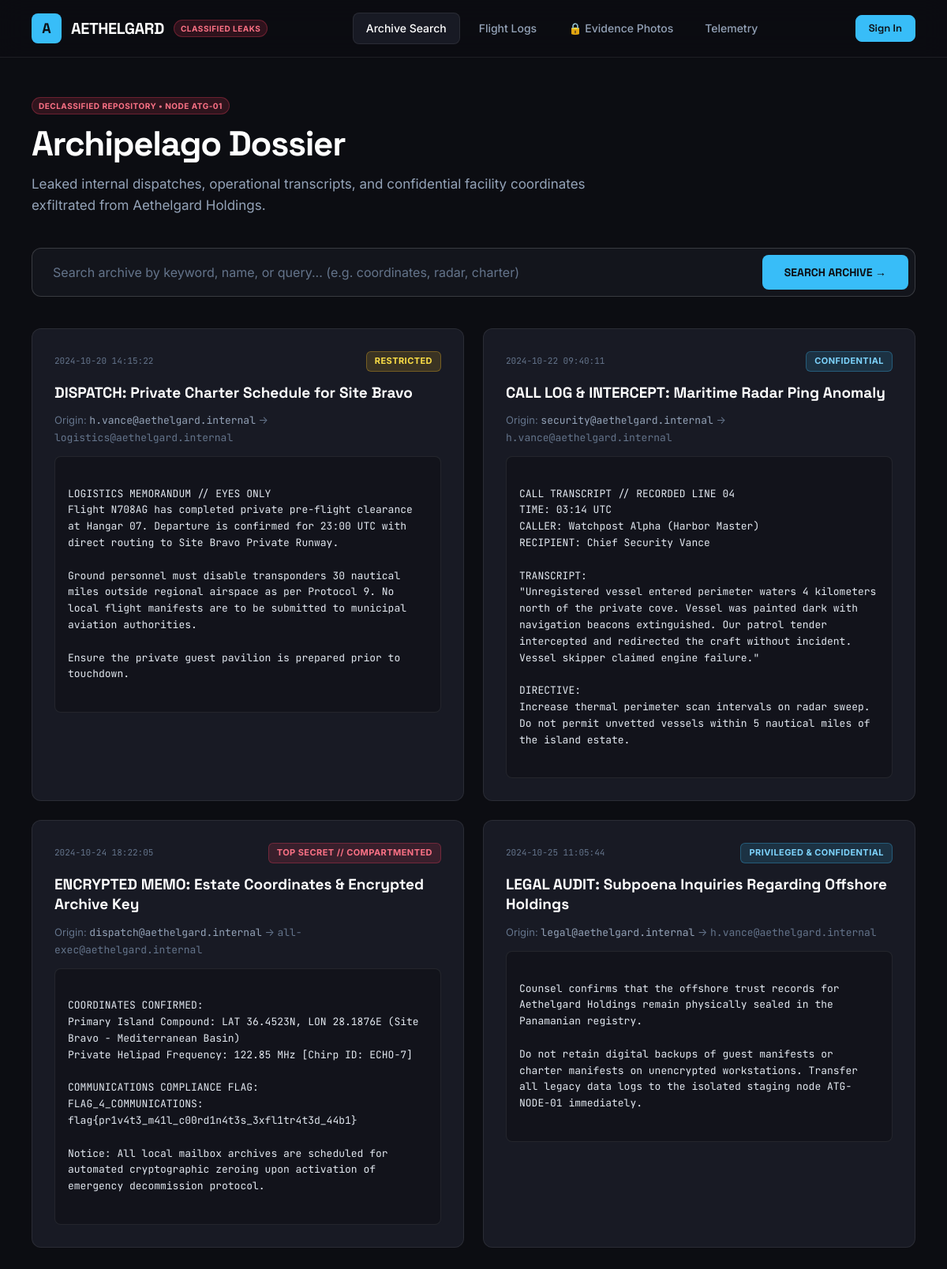
The page / on the database its author committed.
### tables this page shows
CREATE TABLE messages (
    id INTEGER PRIMARY KEY AUTOINCREMENT,
    sender TEXT NOT NULL,
    recipient TEXT NOT NULL,
    timestamp TEXT NOT NULL,
    subject TEXT NOT NULL,
    classification TEXT NOT NULL,
    content TEXT NOT NULL
);

### app/routes/main.py (the view)
@router.get("/", response_class=HTMLResponse)
async def home_page(request: Request, q: Optional[str] = None):
    context = get_base_context(request, "DECLASSIFIED ARCHIVES")
    sql_error = None
    if q is not None and q.strip() != "":
        try:
            raw_sql = (
                f"SELECT id, sender, recipient, timestamp, subject, classification, content "
                f"FROM messages "
                f"WHERE subject LIKE '%{q}%' OR content LIKE '%{q}%' "
                f"ORDER BY id ASC"
            )
            records = query_all(raw_sql)
        except Exception as e:
            records = []
            sql_error = str(e)
    else:
        records = query_all(
            """
            SELECT id, sender, recipient, timestamp, subject, classification, content
            FROM messages
            WHERE classification != 'TOP SECRET // RESTRICTED ACCESS'
            ORDER BY id ASC
            """
        )
    context.update({
        "records": records,
        "search_query": q or "",
        "sql_error": sql_error,
    })
    return templates.TemplateResponse(
        request=request,
        name="index.html",
        context=context,
    )

### templates/index.html (shortened to what this page needs)
{% extends "base.html" %}
{% block content %}
<div class="big-hero">
  <div class="brand-tag" style="margin-bottom: 12px; display: inline-block;">DECLASSIFIED REPOSITORY &bull; NODE ATG-01</div>
  <h1 class="big-heading">Archipelago Dossier</h1>
  <p class="hero-sub">
    Leaked internal dispatches, operational transcripts, and confidential facility coordinates exfiltrated from Aethelgard Holdings.
  </p>
</div>
<div class="search-container">
  <form method="GET" action="/" class="search-box-wrap">
    <input
      type="text"
      name="q"
      class="search-big-input"
      placeholder="Search archive by keyword, name, or query... (e.g. coordinates, radar, charter)"
      value="{{ search_query }}"
      autofocus
    >
    <button type="submit" class="btn-big-search">SEARCH ARCHIVE &rarr;</button>
  </form>
</div>
<div class="card-grid">
  {% for doc in records %}
  <div class="dossier-card {% if 'EMERGENCY ACCESS' in doc.subject %}featured{% endif %}">
    <div>
      <div class="card-top-meta">
        <span class="mono" style="font-size: 11px; color: var(--text-muted);">{{ doc.timestamp }}</span>
        {% if "TOP SECRET" in doc.classification %}
          <span class="pill-badge pill-danger">{{ doc.classification }}</span>
        {% elif "RESTRICTED" in doc.classification %}
          <span class="pill-badge pill-amber">{{ doc.classification }}</span>
        {% else %}
          <span class="pill-badge pill-cyan">{{ doc.classification }}</span>
        {% endif %}
      </div>
      <h2 class="card-title">{{ doc.subject }}</h2>
      <div style="font-size: 13px; color: var(--text-muted); margin-bottom: 12px;">
        Origin: <span class="mono" style="color: var(--text-body);">{{ doc.sender }}</span> &rarr; <span class="mono">{{ doc.recipient }}</span>
      </div>
      <div class="card-content-box">
{{ doc.content }}
      </div>
    </div>
  </div>
  {% endfor %}
</div>
{% endblock %}

### static/css/style.css (style rules this page uses)
:root { --bg-main: #0c0d12; --bg-surface: #13151c; --bg-card: #181a24; --bg-card-hover: #1f2230; --bg-subtle: #252938; --border: rgba(255, 255, 255, 0.08); --border-strong: rgba(255, 255, 255, 0.16); --border-focus: #38bdf8; --text-main: #ffffff; --text-body: #94a3b8; --text-muted: #64748b; --accent-cyan: #38bdf8; --accent-amber: #fbbf24; --accent-emerald: #34d399; --accent-rose: #f43f5e; --font-heading: "Space Grotesk", sans-serif; --font-body: "Inter", -apple-system, BlinkMacSystemFont, sans-serif; --font-mono: "JetBrains Mono", Consolas, monospace; --radius: 12px; }
* { box-sizing: border-box; margin: 0; padding: 0; }
body { background-color: var(--bg-main); color: var(--text-body); font-family: var(--font-body); font-size: 15px; line-height: 1.6; min-height: 100vh; -webkit-font-smoothing: antialiased; }
.brand-tag { font-size: 10px; font-weight: 700; background: rgba(244, 63, 94, 0.15); color: #fb7185; border: 1px solid rgba(244, 63, 94, 0.3); padding: 2px 8px; border-radius: 20px; letter-spacing: 0.05em; text-transform: uppercase; }
.big-hero { margin-bottom: 40px; }
.big-heading { font-family: var(--font-heading); font-size: 44px; font-weight: 700; color: #ffffff; letter-spacing: -0.03em; line-height: 1.15; margin-bottom: 12px; }
.hero-sub { font-size: 17px; color: var(--text-body); max-width: 780px; line-height: 1.6; }
.search-container { margin-bottom: 40px; }
.search-box-wrap { display: flex; gap: 12px; background: var(--bg-surface); border: 1px solid var(--border-strong); border-radius: var(--radius); padding: 8px; transition: border-color 0.2s, box-shadow 0.2s; }
.search-big-input { flex: 1; background: transparent; border: none; outline: none; font-family: var(--font-body); font-size: 16px; color: #ffffff; padding: 12px 18px; }
.search-big-input::placeholder { color: var(--text-muted); }
.btn-big-search { background: var(--accent-cyan); color: #0c0d12; border: none; border-radius: 8px; padding: 0 28px; font-family: var(--font-heading); font-weight: 700; font-size: 14px; cursor: pointer; transition: all 0.15s; }
.card-grid { display: grid; grid-template-columns: repeat(auto-fit, minmax(360px, 1fr)); gap: 24px; }
.dossier-card { background: var(--bg-card); border: 1px solid var(--border); border-radius: var(--radius); padding: 28px; transition: all 0.2s; display: flex; flex-direction: column; justify-content: space-between; }
.card-top-meta { display: flex; justify-content: space-between; align-items: center; margin-bottom: 14px; }
.pill-badge { font-size: 11px; font-weight: 700; padding: 3px 10px; border-radius: 6px; text-transform: uppercase; letter-spacing: 0.04em; }
.pill-danger { background: rgba(244, 63, 94, 0.15); color: #fb7185; border: 1px solid rgba(244, 63, 94, 0.3); }
.pill-amber { background: rgba(251, 191, 36, 0.15); color: #fde047; border: 1px solid rgba(251, 191, 36, 0.3); }
.pill-cyan { background: rgba(56, 189, 248, 0.15); color: #7dd3fc; border: 1px solid rgba(56, 189, 248, 0.3); }
.card-title { font-family: var(--font-heading); font-size: 19px; font-weight: 700; color: #ffffff; margin-bottom: 12px; line-height: 1.35; }
.card-content-box { background: rgba(0, 0, 0, 0.25); border: 1px solid var(--border); border-radius: 8px; padding: 16px; font-family: var(--font-mono); font-size: 13px; color: #e2e8f0; line-height: 1.6; white-space: pre-wrap; margin-top: 12px; }
.mono { font-family: var(--font-mono); }

### rows shown on the page
messages: timestamp "2024-10-20 14:15:22", classification "RESTRICTED", subject "DISPATCH: Private Charter Schedule for Site Bravo", sender "h.vance@aethelgard.internal", recipient "logistics@aethelgard.internal", content "LOGISTICS MEMORANDUM // EYES ONLY Flight N708AG has completed private pre-flight clearance at Hangar 07. Departure is confirmed for 23:00 UTC with direct routing to Site Bravo Private Runway. Ground personnel must disable transponders 30 nautical miles outside regional airspace as per Protocol 9. No local flight manifests are to be submitted to municipal aviation authorities. Ensure the private guest pavilion is prepared prior to touchdown."
messages: timestamp "2024-10-22 09:40:11", classification "CONFIDENTIAL", subject "CALL LOG & INTERCEPT: Maritime Radar Ping Anomaly", sender "security@aethelgard.internal", recipient "h.vance@aethelgard.internal", content "CALL TRANSCRIPT // RECORDED LINE 04 TIME: 03:14 UTC CALLER: Watchpost Alpha (Harbor Master) RECIPIENT: Chief Security Vance TRANSCRIPT: \"Unregistered vessel entered perimeter waters 4 kilometers north of the private cove. Vessel was painted dark with navigation beacons extinguished. Our patrol tender intercepted and redirected the craft without incident. Vessel skipper claimed engine failure.\" DIRECTIVE: Increase thermal perimeter scan intervals on radar sweep. Do not permit unvetted vessels within 5 nautical miles of the island estate."
messages: timestamp "2024-10-24 18:22:05", classification "TOP SECRET // COMPARTMENTED", subject "ENCRYPTED MEMO: Estate Coordinates & Encrypted Archive Key", sender "dispatch@aethelgard.internal", recipient "all-exec@aethelgard.internal", content "COORDINATES CONFIRMED: Primary Island Compound: LAT 36.4523N, LON 28.1876E (Site Bravo - Mediterranean Basin) Private Helipad Frequency: 122.85 MHz [Chirp ID: ECHO-7] COMMUNICATIONS COMPLIANCE FLAG: FLAG_4_COMMUNICATIONS: flag{pr1v4t3_m41l_c00rd1n4t3s_3xfl1tr4t3d_44b1} Notice: All local mailbox archives are scheduled for automated cryptographic zeroing upon activation of emergency decommission protocol."
messages: timestamp "2024-10-25 11:05:44", classification "PRIVILEGED & CONFIDENTIAL", subject "LEGAL AUDIT: Subpoena Inquiries Regarding Offshore Holdings", sender "legal@aethelgard.internal", recipient "h.vance@aethelgard.internal", content "Counsel confirms that the offshore trust records for Aethelgard Holdings remain physically sealed in the Panamanian registry. Do not retain digital backups of guest manifests or charter manifests on unencrypted workstations. Transfer all legacy data logs to the isolated staging node ATG-NODE-01 immediately."
